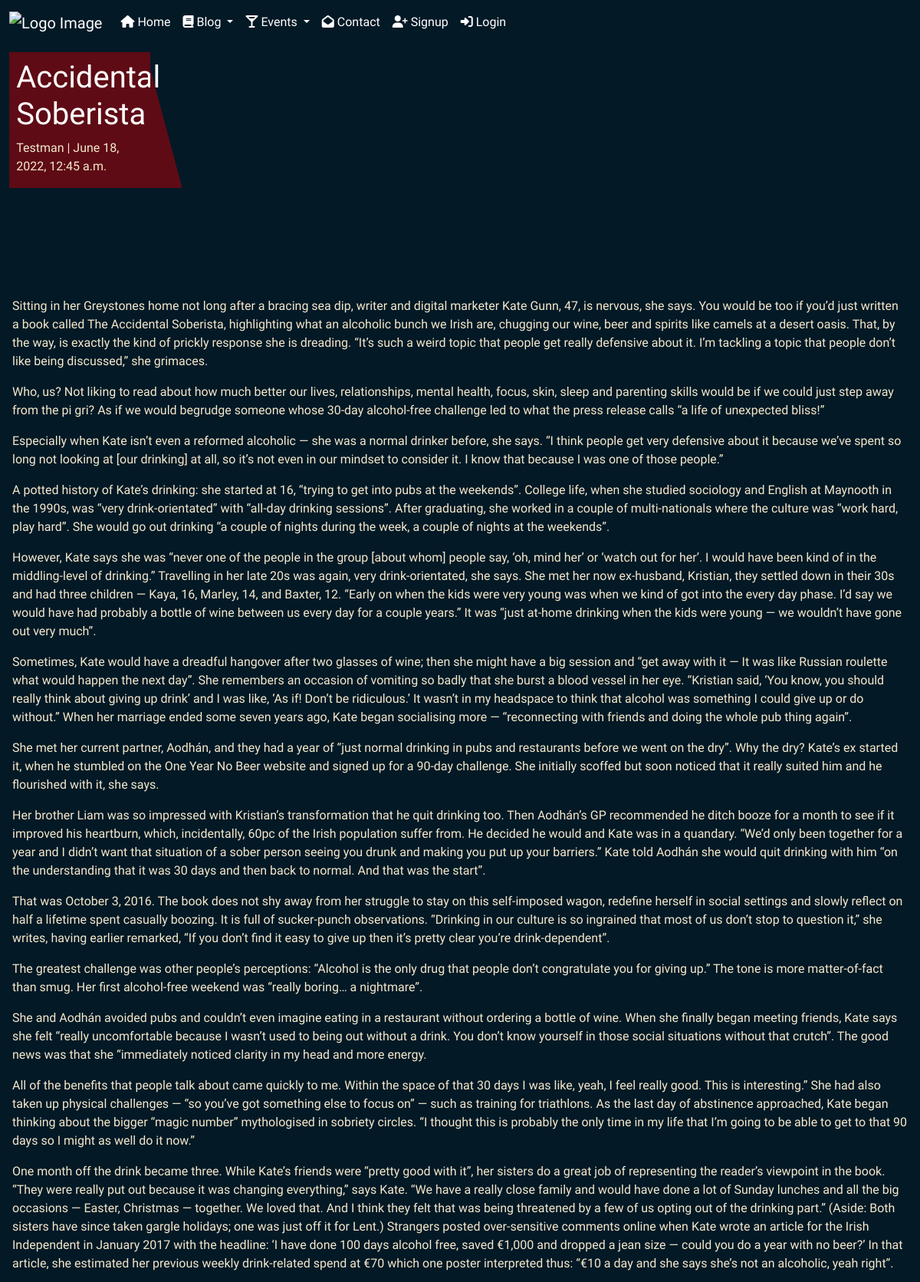
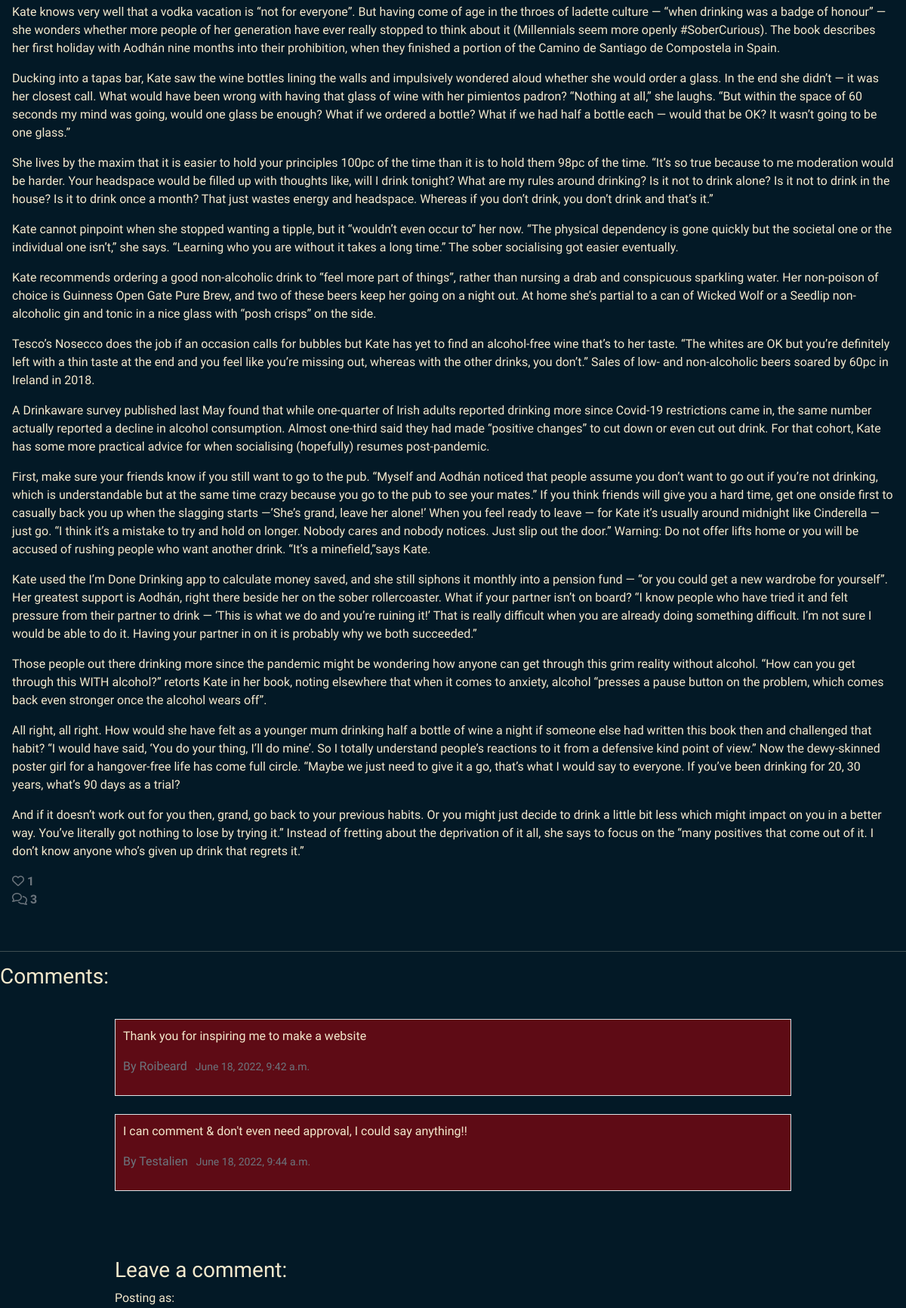
/1/ (upper part), run on the app's committed database (2 pictures, top to bottom).
### blog/models.py (models this page shows, shortened)
class Post(models.Model):
    title = models.CharField(max_length=200, unique=True)
    author = models.ForeignKey(
        User, on_delete=models.CASCADE, related_name="blog_posts"
    )
    featured_image = CloudinaryField(
        'image', default='https://res.cloudinary.com/roibeard/image/upload/v1655578160/placeholder.jpg')
    excerpt = models.TextField(blank=True)
    updated_on = models.DateTimeField(auto_now=True)
    content = models.TextField()
    created_on = models.DateTimeField(auto_now_add=True)
    status = models.IntegerField(choices=STATUS, default=0)
    likes = models.ManyToManyField(
        User, related_name='blogpost_like', blank=True)
    class Meta:
        ordering = ["-created_on"]
    def number_of_likes(self):
        return self.likes.count()

class Comment(models.Model):
    post = models.ForeignKey(Post, on_delete=models.CASCADE,
                             related_name="comments")
    name = models.ForeignKey(
        User, on_delete=models.CASCADE, related_name="blog_comments", null=True
    )
    email = models.EmailField()
    body = models.TextField()
    created_on = models.DateTimeField(auto_now_add=True)
    approved = models.BooleanField(default=False)
    class Meta:
        ordering = ["created_on"]

### blog/views.py (the view, shortened to what this page needs)
# urls.py: path('<int:blog_post_id>/', views.PostDetail.as_view(), name='blog_detail'),
class PostDetail(View):
    def get(self, request, blog_post_id):
        post = get_object_or_404(Post, pk=blog_post_id)
        comments = post.comments.filter(post=post).order_by("-created_on")
        queryset = Comment.objects.filter(post=post, approved=True)
        liked = False
        if post.likes.filter(id=self.request.user.id).exists():
            liked = True
        context = {
            "post": post,
            "comments": comments,
            "commented": False,
            'queryset': queryset,
            "liked": liked,
            "comment_form": CommentForm()
        }
        return render(request, "blog_detail.html", context)

### templates/blog_detail.html (shortened to what this page needs)
{% extends "base.html" %}
{% load cloudinary %}
{% load crispy_forms_tags %}
{% block content %}
<div class="light-bg">
    <div class="masthead">
        <div class="container">
            <div class="row g-0">
                <div class="col-md-6 masthead-text">
                    <h1 class="post-title">{{ post.title }}</h1>
                    <p class="post-subtitle">{{ post.author }} | {{ post.created_on }}</p>
                </div>
                <div class="d-none d-md-block col-md-6 masthead-image">
                </div>
            </div>
        </div>
    </div>
    <div class="light-bg">
        <div class="row">
            <div class="col card mb-4  mt-3 left top">
                <div class="card-body">
                    <p class="card-text blog_content">
                        {{ post.content | safe }}
                    </p>
                    <div class="row">
                        <div class="">
                            <strong>
                                {% if user.is_authenticated %}
                                <form class="d-line" action="{% url 'post_like' post.id %}" method="POST">
                                    {% csrf_token %}
                                    {% if liked %}
                                    <button type="submit" name="blogpost_id" value="{{post.title}}" class="btn-like"><i
                                        class="fas fa-heart"></i></button>
                                    {% else %}
                                    <button type="submit" name="blogpost_id" value="{{post.title}}" class="btn-like"><i
                                        class="far fa-heart"></i></button>
                                    {% endif %}
                                </form>
                                {% else %}
                                <span class="text-secondary"><i class="far fa-heart"></i></span>
                                {% endif %}
                                <span class="text-secondary"> {{ post.number_of_likes }}</span>
                            </strong>
                        </div>
                        <div class="col-1">
                            {% with comments.count as total_comments %}
                            <strong class="text-secondary"><i class="far fa-comments"></i>
                                {{ total_comments }}</strong>
                            {% endwith %}
                        </div>
                    </div>
                </div>
            </div>
        </div>
        <div class="row">
            <div class="col">
                <hr>
            </div>
        </div>
        <div class="row">
            <div class="">
                <h3>Comments:</h3>
                <div class="comment-body">
                    {% for comment in queryset %}
                    <div class="comments main-bg border" style="padding: 10px;">
                    {{ comment.body | linebreaks }}
                        <p class="font-weight-bold text-muted">  By
                            {{ comment.name }}
                            <span class=" text-muted font-weight-normal small">&#160;
                                {{ comment.created_on }}
                            </span>
                        </p>
                    </div><br>
                    {% endfor %}
                </div>
            </div>
            <div >
                <div class="comment-body">
                    {% if commented %}
                    <div class="alert alert-success" role="alert">
                        Your comment is awaiting approval
                    </div>
                    {% else %}
                    <h3>Leave a comment:</h3>
                    <p>Posting as: {{ user.username }}</p>
                    {% endif %}
                </div>
            </div>
        </div>
    </div>
</div>
{% endblock content %}

### templates/base.html (shortened to what this page needs)
{% load static %}
{% load cloudinary %}
<!DOCTYPE html>
<html class="h-100">
<head>
    <link rel="stylesheet" href="aos-by-red.css">
    <link rel="stylesheet" href="https://unpkg.com/aos@next/dist/aos.css" />
    <link rel="stylesheet" href="https://cdnjs.cloudflare.com/ajax/libs/font-awesome/5.15.3/css/all.min.css">
    <link href="https://cdn.jsdelivr.net/npm/bootstrap@5.0.1/dist/css/bootstrap.min.css" rel="stylesheet"
>
    <link rel="stylesheet" href="{% static 'css/style.css' %}" type="text/css">
</head>
<body id="page-top">
    <header>
        <nav class="navbar sticky-top navbar-expand-lg navbar-dark bg-dark">
            <div class="container-fluid">
                <a class="navbar-brand" href="{% url 'home' %}">
                    <img src='https://res.cloudinary.com/roibeard/media/logo.png' alt="Logo Image" width="60" height="48">
                </a>
                <div class="collapse navbar-collapse" id="navbarSupportedContent">
                    <ul class="navbar-nav me-auto mb-2 mb-lg-0">
                        <li class="nav-item">
                        <a class="nav-link active" aria-current="page" href="{% url 'home' %}">
                            <i class="fas fa-home"></i> Home</a>
                        </li>
                        <li class="nav-item dropdown">
                            <a class="nav-link dropdown-toggle" href="{% url 'blog' %}" id="navbarScrollingDropdown" role="button" data-bs-toggle="dropdown" aria-expanded="false">
                                <i class="fas fa-book"></i> Blog
                            </a>
                        </li>
                        <li class="nav-item">
                        <li class="nav-item dropdown">
                            <a class="nav-link dropdown-toggle" href="{% url 'events' %}" id="navbarScrollingDropdown" role="button" data-bs-toggle="dropdown" aria-expanded="false">
                                <i class="fas fa-glass-martini-alt"></i> Events
                            </a>
                        </li>
                        <li class="nav-item">
                        <a class="nav-link" href="{% url 'contact' %}"><i class="fas fa-envelope-open"></i> Contact</a>
                        </li>
                        {% if user.is_authenticated %}
                        <li class="nav-item">
                        <a class="nav-link" href="{% url 'account_logout' %}"><i class="fas fa-sign-out-alt"></i> Logout</a>
                        </li>
                        {% else %}
                        <li class="nav-item">
                            <a class="nav-link" href="{% url 'account_signup' %}"><i class="fas fa-user-plus"></i> Signup</a>
                        </li>
                        <li class="nav-item">
                            <a class="nav-link" href="{% url 'account_login' %}"><i class="fas fa-sign-in-alt"></i> Login</a>
                        </li>
                        {% endif %}
                    </ul>
                </div>
            </div>
        </nav>
    </header>
    <main class="flex-shrink-0 main-bg">
        {% block content %}
        {% endblock content %}
    </main>
</body>
</html>

### static/css/style.css (style rules this page uses)
* { box-sizing: border-box; }
body { color: #F4E9CD; background-color: #5E0B15; font-family: 'Convergence', sans-serif; margin:0; padding:0; max-width: 100%; min-height: 100vh; display: flex; flex-direction: column; }
main { flex-grow: 1; }
a { color: #F4E9CD; }
.light-bg { background-color: #031926; color: #F4E9CD; }
.main-bg { background-color:#5E0B15; }
.card { border: none; background-color: transparent; }
.masthead { margin-top: 10px; overflow: hidden; position: relative; display: inline-block; height: 33vh; width: 100%; }
.masthead-text { background-color: #5E0B15; color: white; position: relative; }
.masthead-image { position: relative; overflow: hidden; height: auto; }
.masthead-image:after { content: ""; position: absolute; top: 0; right: 90%; height: 100%; width: 150%; background: #5E0B15; -webkit-transform: skew(15deg); -moz-transform: skew(15deg); transform: skew(15deg); z-index: 100; }
.row { --bs-gutter-x: 0rem; }
.comment-body { padding: 2rem; margin-left: 10vw; margin-right: 10vw; }
.blog_content { color: #fff !important; margin-left: 10vw; margin-right: 10vw; }
.post-title { margin-top: 5%; margin-left: 5%; }
.post-subtitle { margin-left: 5%; color: #F4E9CD; }
.navbar-dark .navbar-nav .nav-link { color: white; }
.bg-dark { background-color: #031926 !important; }
.card-text { color: #F4E9CD; }
.container { max-width:fit-content; margin:0; }
.row { display: flex; flex-wrap: wrap; }
ul { list-style: none; }

### data on the page
Post: title "Accidental Soberista", author "Testman", created_on "June 18, 2022, 12:45 a.m.", content "Sitting in her Greystones home not long after a bracing sea dip, writer and digital marketer Kate Gunn, 47, is nervous, she says. You would be too if you’d just written a book called The Accidental Soberista, highlighting what an alcoholic bunch we Irish are, chugging our wine, beer and spirits like camels at a desert oasis. That, by the way, is exactly the kind of prickly response she is dreading. “It’s such a weird topic that people get really defensive about it. I’m tackling a topic that people don’t like being discussed,” she grimaces. Who, us? Not liking to read about how much better our lives, relationships, mental health, focus, skin, sleep and parenting skills would be if we could…", number_of_likes "1"
Comment: body "Thank you for inspiring me to make a website", name "Roibeard", created_on "June 18, 2022, 9:42 a.m."
Comment: body "I can comment & don't even need approval, I could say anything!!", name "Testalien", created_on "June 18, 2022, 9:44 a.m."

### other printed values
{{ total_comments }} "3"
